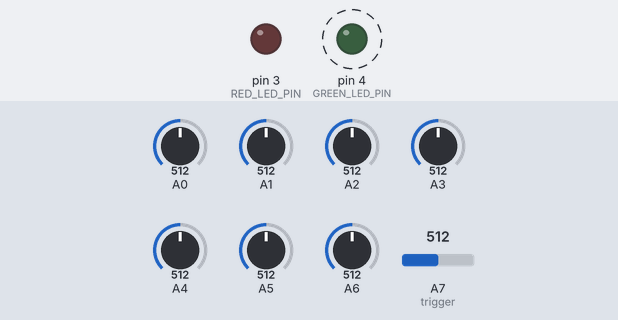
Bench run of a sketch on a simulated Arduino Uno, built with avr-gcc and run on an emulated ATmega328P. On the bench: output pins drawn as LEDs (lit = HIGH). Dashed ring = blinking. The inputs (shaded band) are chosen by the test bench; at power-on: A0 = 512, A1 = 512, A2 = 512, A3 = 512, A4 = 512, A5 = 512, A6 = 512, A7 (trigger) = 512. No radio packets arrive unless stated.

Above: at 0.03 s.
Timing chart, 0 to 3.0 s (numbered marks = the images above):
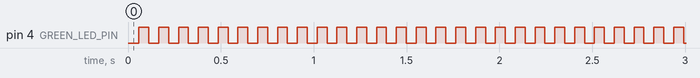

The sketch:

Tank_TX.ino
```cpp
#define RED_LED_PIN 3
#define GREEN_LED_PIN 4

//#define TRACE

int controls[8];

void setup() {

#ifdef TRACE
  Serial.begin(115200);
  while (!Serial) {
    // some boards need to wait to ensure access to serial over USB
  }
#endif // TRACE

  pinMode(RED_LED_PIN, OUTPUT);
  pinMode(GREEN_LED_PIN, OUTPUT);

  // can't use LED_BUILTIN pin 13 on Uno
  //pinMode(LED_BUILTIN, OUTPUT);
  //digitalWrite(LED_BUILTIN, LOW);

#ifdef TRACE
  Serial.println(F("Tank Transmitter (nRF24L01)"));
#endif // TRACE

  initRf24(true,  // true = TX role, false = RX role
           true); // false uses address[0] (pipe 0) to transmit, true uses address[1] (pipe 1) to transmit

}

// For this example, we'll be using a payload containing
// a single float number that will be incremented
// on every successful transmission
float payload = 0.0f;
bool led_on = false;

void loop() {

  bool goodTx = workRf24();

  readControls(); // takes 2-3 ms

  // to make this example readable in the serial monitor
  delay(50);  // slow transmissions down

  payload += 1.0f;
  led_on = !led_on;

  //digitalWrite(LED_BUILTIN, led_on ? HIGH : LOW);

  if(goodTx) {
    digitalWrite(GREEN_LED_PIN, led_on ? HIGH : LOW);
    digitalWrite(RED_LED_PIN, LOW);
  } else {
    digitalWrite(RED_LED_PIN, led_on ? HIGH : LOW);
    digitalWrite(GREEN_LED_PIN, LOW);
  }
}
```

Joysticks.ino
```cpp
#define VAL_MAX 1020

void readControls()
{
  // takes 2-3 ms
  unsigned long t0 = micros();

  controls[0] = analogRead(A0); // right stick H: l - 813 r - 178 n - 500
  controls[1] = analogRead(A1); // right stick V: u - 870 d - 232 n - 545
  controls[2] = analogRead(A2); // left  stick V: u - 853 d - 206 n - 508
  controls[3] = analogRead(A3); // left  stick H: l - 825 r - 183 n - 521
  controls[4] = analogRead(A4) < 512 ? 1 : 0; // left   bumper: pressed - 0  released - 1023
  controls[5] = analogRead(A5) < 512 ? 1 : 0; // right  bumper: pressed - 0  released - 1023
  controls[6] = analogRead(A6); // right trigger: pressed - 153 released - 810
  controls[7] = analogRead(A7); // left  trigger: pressed - 184 released - 880

  controls[0] = constrain(map(controls[0], 813, 178, -VAL_MAX, VAL_MAX), -VAL_MAX, VAL_MAX);
  controls[1] = constrain(map(controls[1], 878, 242, VAL_MAX, -VAL_MAX), -VAL_MAX, VAL_MAX);
  controls[2] = constrain(map(controls[2], 853, 206, VAL_MAX, -VAL_MAX), -VAL_MAX, VAL_MAX);
  controls[3] = constrain(map(controls[3], 815, 160, -VAL_MAX, VAL_MAX), -VAL_MAX, VAL_MAX);

  controls[6] = constrain(map(controls[6], 810, 153, 0, VAL_MAX), 0, VAL_MAX);
  controls[7] = constrain(map(controls[7], 880, 184, 0, VAL_MAX), 0, VAL_MAX);

#ifdef TRACE
  Serial.print(controls[0]); Serial.print(" ");
  Serial.print(controls[1]); Serial.print(" ");
  Serial.print(controls[2]); Serial.print(" ");
  Serial.print(controls[3]); Serial.print(" ");
  Serial.print(controls[4]); Serial.print(" ");
  Serial.print(controls[5]); Serial.print(" ");
  Serial.print(controls[6]); Serial.print(" ");
  Serial.print(controls[7]); Serial.print("   t: ");
  Serial.print(micros() - t0);  Serial.println(" us");
#endif // TRACE

}
```

RF24.ino
```cpp
// (licence header left out)
/**
 * A simple example of sending data from 1 nRF24L01 transceiver to another.
 *
 * This example was written to be used on 2 devices acting as "nodes".
 * Use the Serial Monitor to change each node's behavior.
 */
#include <SPI.h>
#include "printf.h"
#include "RF24.h"

#define CE_PIN 7
#define CSN_PIN 8

// instantiate an object for the nRF24L01 transceiver
RF24 radio(CE_PIN, CSN_PIN);

// Let these addresses be used for the pair
uint8_t address[][6] = { "1Node", "2Node" };
// It is very helpful to think of an address as a path instead of as
// an identifying device destination

// to use different addresses on a pair of radios, we need a variable to
// uniquely identify which address this radio will use to transmit
//bool radioNumber = 1;  // false uses address[0] (pipe 0) to transmit, true uses address[1] (pipe 1) to transmit

// Used to control whether this node is sending or receiving
bool role = false;  // true = TX role, false = RX role

void initRf24(bool isTx, bool radioNumber) {

  role = isTx;

  // initialize the transceiver on the SPI bus
  if (!radio.begin()) {
#ifdef TRACE
    Serial.println(F("radio hardware is not responding!!"));
#endif // TRACE
    digitalWrite(GREEN_LED_PIN, LOW);
    digitalWrite(RED_LED_PIN, HIGH);
    while (1) {}  // hold in infinite loop
  }

#ifdef TRACE
  Serial.print(F("radioNumber = "));
  Serial.println((int)radioNumber);
#endif // TRACE

  // Set the PA Level low to try preventing power supply related problems
  // because these examples are likely run with nodes in close proximity to
  // each other.
  radio.setPALevel(RF24_PA_LOW);  // RF24_PA_MAX is default.
  //radio.setPALevel(RF24_PA_MAX);  // RF24_PA_MAX is default.

  // save on transmission time by setting the radio to only transmit the
  // number of bytes we need to transmit a float
  //radio.setPayloadSize(sizeof(payload));  // float datatype occupies 4 bytes
  radio.setPayloadSize(sizeof(controls));  // float datatype occupies 4 bytes

  // set the TX address of the RX node into the TX pipe
  radio.openWritingPipe(address[radioNumber]);  // always uses pipe 0

  // set the RX address of the TX node into a RX pipe
  radio.openReadingPipe(1, address[!radioNumber]);  // using pipe 1

  // additional setup specific to the node's role
  if (role) {
    radio.stopListening();  // put radio in TX mode
  } else {
    radio.startListening();  // put radio in RX mode
  }

  // For debugging info
  // printf_begin();             // needed only once for printing details
  // radio.printDetails();       // (smaller) function that prints raw register values
  // radio.printPrettyDetails(); // (larger) function that prints human readable data

}  // setup

bool workRf24() {

  bool ret = false;

  if (role) {
    // This device is a TX node

    unsigned long start_timer = micros();                // start the timer
    //bool report = radio.write(&payload, sizeof(float));  // transmit & save the report
    bool report = radio.write(controls, sizeof(controls));  // transmit & save the report
    unsigned long end_timer = micros();                  // end the timer

    if (report) {
#ifdef TRACE
      Serial.print(F("Transmission successful! "));  // payload was delivered
      Serial.print(F("Time to transmit = "));
      Serial.print(end_timer - start_timer);  // print the timer result
      Serial.println(F(" us"));
      //Serial.print(F(" us. Sent: "));
      //Serial.println(payload);  // print payload sent
#endif // TRACE
      //payload += 0.01;          // increment float payload
      ret = true;
#ifdef TRACE
    } else {
      Serial.println(F("Transmission failed or timed out"));  // payload was not delivered
#endif // TRACE
    }

  } else {
    // This device is a RX node

    uint8_t pipe;
    if (radio.available(&pipe)) {              // is there a payload? get the pipe number that recieved it
      uint8_t bytes = radio.getPayloadSize();  // get the size of the payload
      //radio.read(&payload, bytes);             // fetch payload from FIFO
      radio.read(controls, bytes);             // fetch payload from FIFO
#ifdef TRACE
      Serial.print(F("Received "));
      Serial.print(bytes);  // print the size of the payload
      Serial.print(F(" bytes on pipe "));
      Serial.print(pipe);  // print the pipe number
      Serial.print(F(": "));
      Serial.println(payload);  // print the payload's value
#endif // TRACE
      ret = true;
    }

  }  // role

  return ret;
}  // loop
```

Measured:
- by itself, pin 4 (GREEN_LED_PIN): alternates HIGH for 0.05 s and LOW for 0.05 s
